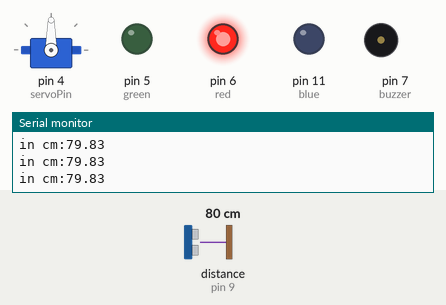
The sketch below on a simulated Arduino Uno, built with avr-gcc and run on an emulated ATmega328P. Shown: servo, output pins drawn as LEDs (lit = HIGH), buzzer (waves = sounding, pin HIGH), the last lines printed to the serial monitor. Wiring (inferred from the names in the program): ultrasonic range finder: trigger pin 10; echo pin 9. Inputs (shaded band) come from the test bench; at power-on: distance to the obstacle (sensor on pin 9) 80 cm. The echo pulse lasts 58.3 µs per cm; pins used as bus, display or sensor lines are not drawn.

Above: at 1.4 s.
1.5 s: distance to the obstacle (sensor on pin 9) set to 17 cm
4.8 s: distance to the obstacle (sensor on pin 9) set to 13 cm
At 7.5 s:
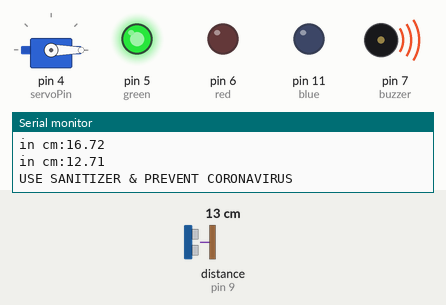
At 8.0 s:
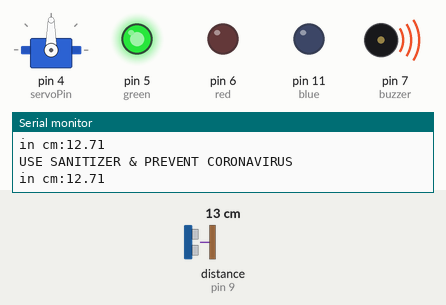
8.1 s: distance to the obstacle (sensor on pin 9) set to 18 cm
At 10.6 s:
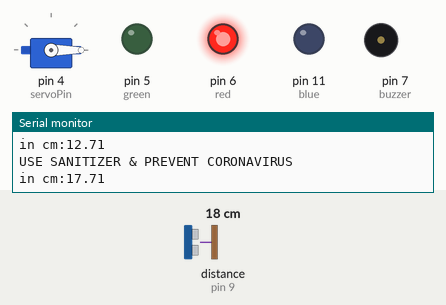
Timing chart, 0 to 12.1 s (numbered marks = the images above; inputs shaded):
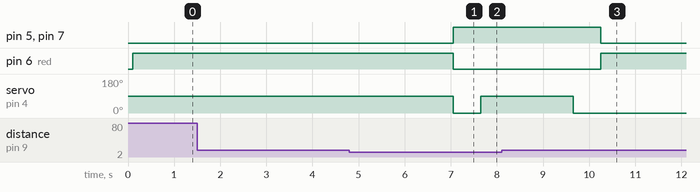

The sketch:

automatic_hand_sanitizer.ino
```cpp
#include <Servo.h>
int servoPin = 4;
Servo myServo;

int trigPin = 10;
int echoPin = 9;
float duration, cm;
int buzzer =7;
int red =6;
int green = 5;
int blue = 11;

void setup()
{
    pinMode(trigPin, OUTPUT);
    pinMode(echoPin, INPUT);
    myServo.attach(servoPin);
    pinMode(buzzer, OUTPUT);
    pinMode(red, OUTPUT);
    pinMode(green, OUTPUT);
    pinMode(blue, OUTPUT);
    Serial.begin(9600);
}

void loop()
{
    digitalWrite(trigPin, LOW);
    delayMicroseconds(5);
    digitalWrite(trigPin, HIGH);
    delayMicroseconds(10);
    digitalWrite(trigPin, LOW);

    pinMode(echoPin, INPUT);
    duration = pulseIn(echoPin, HIGH);
    cm = (duration / 2) / 29.1;
    Serial.print("in cm:");
    Serial.print(cm);
    Serial.println();
    delay(100);

  if(cm <=15)
  {
    myServo.write(90);
  delay(2000);
  myServo.write(0);
    Serial.println("USE SANITIZER & PREVENT CORONAVIRUS");
    digitalWrite(buzzer, HIGH);
    analogWrite(green, 255);
     analogWrite(red, 0);
     analogWrite(blue, 0);


      }
  else{
    digitalWrite(buzzer, LOW);

     analogWrite(green, 0);
     analogWrite(red, 255);
     analogWrite(blue, 0);
     delay(15);

  }
  delay(500);

}
```

Measured:
- the behaviour switches between 16 and 15 cm on distance to the obstacle (sensor on pin 9) (found by bisection; images 0 and 1)
- after the input at 4.8 s, pin 5 (green), pin 7 (buzzer): LOW → HIGH after 2.2 s; pin 6 (red): HIGH → LOW after 2.2 s; servo on pin 4 (servoPin): 90° → 0° after 2.2 s, → 90° 0.60 s later
- after the input at 8.1 s, pin 5 (green), pin 7 (buzzer): HIGH → LOW after 2.2 s; pin 6 (red): LOW → HIGH after 2.2 s; servo on pin 4 (servoPin): goes on until 9.7 s, then stays 0°
